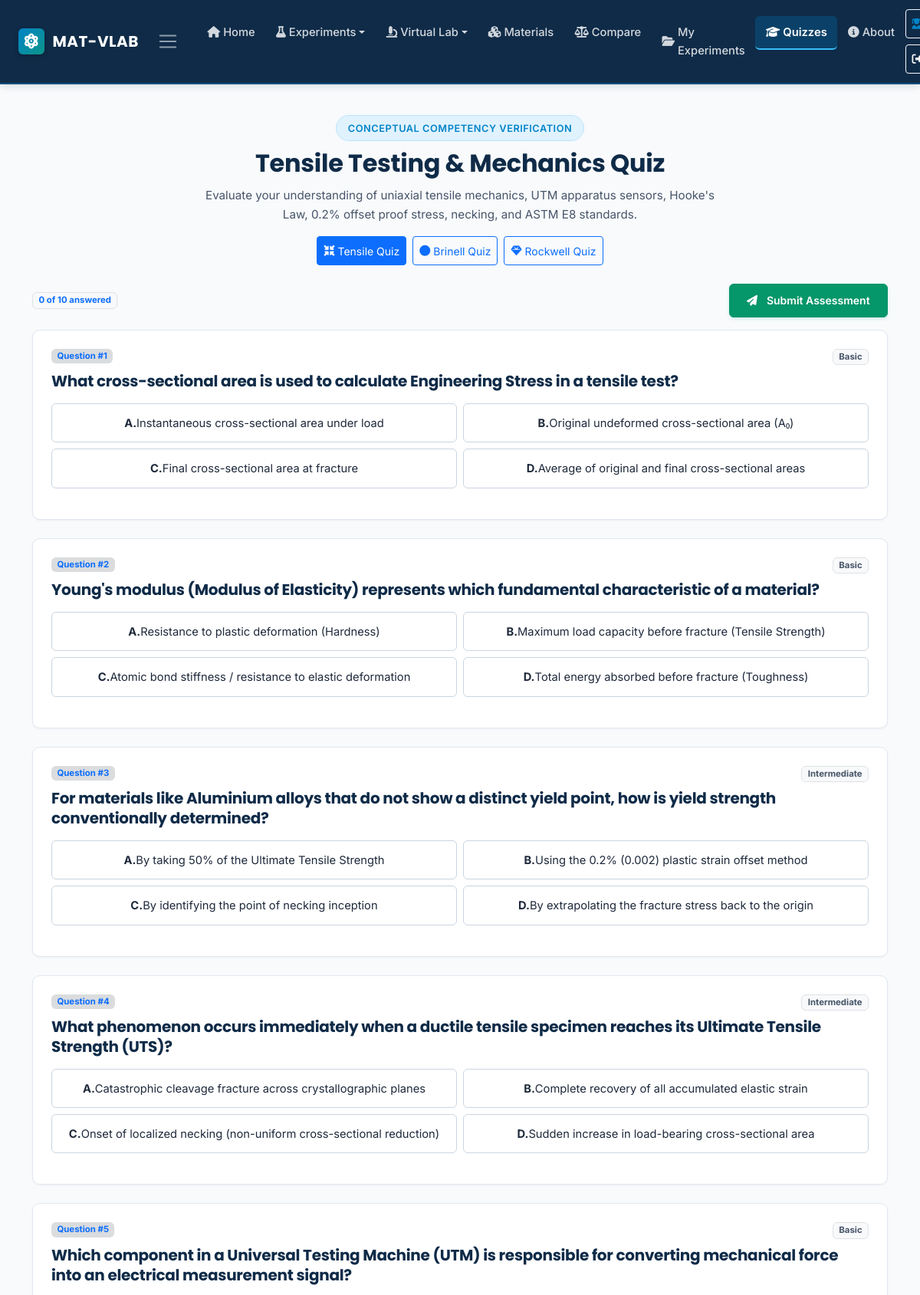
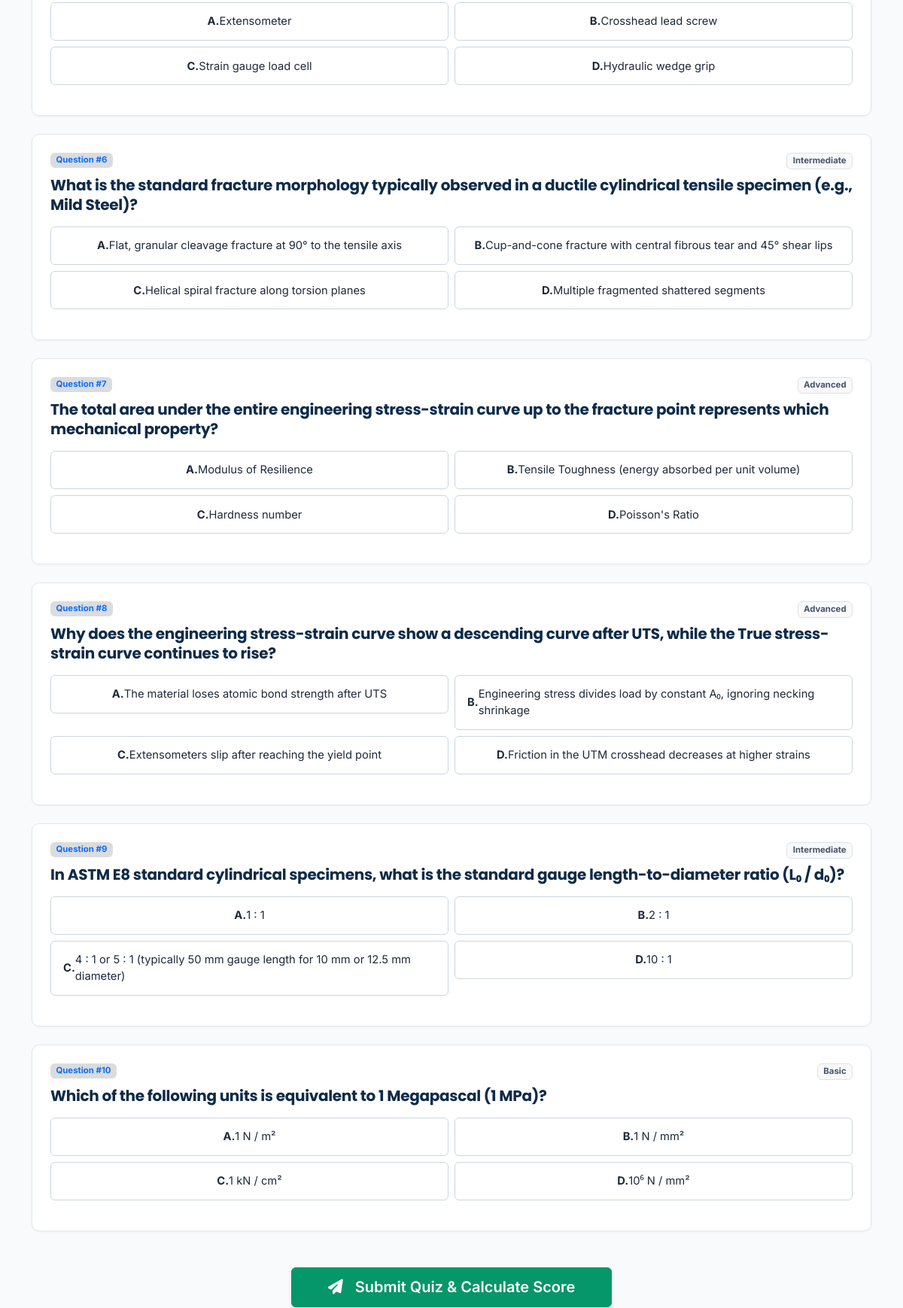
The page /quizzes (signed in, upper part) on the database its author committed (2 pictures, top to bottom).
### tables this page shows
CREATE TABLE quiz_questions (
        id INTEGER PRIMARY KEY AUTOINCREMENT,
        experiment_type TEXT NOT NULL,
        question TEXT NOT NULL,
        option_a TEXT NOT NULL,
        option_b TEXT NOT NULL,
        option_c TEXT NOT NULL,
        option_d TEXT NOT NULL,
        correct_option TEXT NOT NULL, -- 'A', 'B', 'C', or 'D'
        explanation TEXT NOT NULL,
        difficulty TEXT DEFAULT 'Intermediate'
    );

### app.py (the view)
@app.route('/quizzes')
@login_required
def quizzes():
    exp_type = request.args.get('type', 'tensile').lower()
    if exp_type not in ['tensile', 'brinell', 'rockwell']:
        exp_type = 'tensile'
    q_list = get_quiz_questions(experiment_type=exp_type, limit=10)
    return render_template('quizzes.html', active_page='quizzes', questions=q_list, experiment_type=exp_type)

### app.py (called while the page is built)
def login_required(f):
    @wraps(f)
    def decorated_function(*args, **kwargs):
        if not session.get('student_name'):
            flash("Please enter your name and institution to access the laboratory.", "info")
            return redirect(url_for('index', next=request.path))
        return f(*args, **kwargs)
    return decorated_function

@app.context_processor
def inject_student_context():
    name = session.get('student_name')
    university = session.get('university')
    student = None
    if name:
        student = {
            'name': name,
            'university': university or 'Engineering Institution',
            'session_id': session.get('session_id')
        }
    return {
        'current_student': student,
        'is_logged_in': bool(student),
        'is_admin': bool(session.get('is_admin'))
    }

### models/database.py (called while the page is built)
def get_database_path():
    path = os.environ.get('DATABASE_PATH')
    if not path:
        base_dir = os.path.dirname(os.path.dirname(os.path.abspath(__file__)))
        path = os.path.join(base_dir, 'materials.db')
    return os.path.abspath(path)

def get_database_url():
    url = os.environ.get('DATABASE_URL')
    if url:
        url = url.strip()
        if url.startswith('postgres://'):
            url = 'postgresql://' + url[len('postgres://'):]
        if url:
            return url
    return None

def get_db_connection():
    pg_url = get_database_url()
    if pg_url:
        try:
            import psycopg2
        except ImportError:
            try:
                import psycopg as psycopg2
            except ImportError:
                raise ImportError(
                    "PostgreSQL DATABASE_URL is configured, but 'psycopg2' (or 'psycopg') is not installed. "
                    "Please ensure 'psycopg2-binary' is in requirements.txt and installed."
                )
        raw_conn = psycopg2.connect(pg_url)
        return PgConnection(raw_conn)
    else:
        db_path = get_database_path()
        parent_dir = os.path.dirname(db_path)
        if parent_dir and not os.path.exists(parent_dir):
            os.makedirs(parent_dir, exist_ok=True)
        conn = sqlite3.connect(db_path)
        conn.row_factory = sqlite3.Row
        return conn

### templates/quizzes.html (shortened to what this page needs)
{% extends "base.html" %}
{% block content %}
<div class="container py-4">
  <div class="text-center mb-4">
    <span class="badge-lab mb-2">Conceptual Competency Verification</span>
    <h1 class="fw-bold text-navy fs-2">
      {% if experiment_type == 'brinell' %}
        Brinell Hardness Testing Quiz
      {% elif experiment_type == 'rockwell' %}
        Rockwell Hardness Testing Quiz
      {% else %}
        Tensile Testing &amp; Mechanics Quiz
      {% endif %}
    </h1>
    <p class="text-secondary mx-auto" style="max-width: 680px;">
      {% if experiment_type == 'brinell' %}
        Verify your mastery of Brinell spherical indentation geometry, $P/D^2$ loading ratios, minimum specimen thickness ($t \ge 8h$), and validity limits ($0.24 \le d/D \le 0.60$).
      {% elif experiment_type == 'rockwell' %}
        Test your knowledge of Rockwell preliminary preload ($F_0=10$ kgf), minor vs total load, HRC diamond cone vs HRB ball indenter, and depth measurement formulas ($HR = N - e/0.002$).
      {% else %}
        Evaluate your understanding of uniaxial tensile mechanics, UTM apparatus sensors, Hooke's Law, 0.2% offset proof stress, necking, and ASTM E8 standards.
      {% endif %}
    </p>
    <div class="d-flex justify-content-center gap-2 mt-3 flex-wrap">
      <a href="{{ url_for('quizzes', type='tensile') }}" class="btn btn-sm {% if experiment_type == 'tensile' or not experiment_type %}btn-primary{% else %}btn-outline-primary{% endif %}">
        <i class="fas fa-compress-arrows-alt me-1"></i> Tensile Quiz
      </a>
      <a href="{{ url_for('quizzes', type='brinell') }}" class="btn btn-sm {% if experiment_type == 'brinell' %}btn-primary{% else %}btn-outline-primary{% endif %}">
        <i class="fas fa-circle me-1"></i> Brinell Quiz
      </a>
      <a href="{{ url_for('quizzes', type='rockwell') }}" class="btn btn-sm {% if experiment_type == 'rockwell' %}btn-primary{% else %}btn-outline-primary{% endif %}">
        <i class="fas fa-gem me-1"></i> Rockwell Quiz
      </a>
    </div>
  </div>
  <div class="d-flex justify-content-between align-items-center mb-3">
    <span id="quiz-answered-count" class="badge bg-light text-primary border">
      0 of {{ questions|length }} answered
    </span>
    <button type="button" class="btn btn-sm btn-lab-success" onclick="submitQuiz()">
      <i class="fas fa-paper-plane me-1"></i> Submit Assessment
    </button>
  </div>
  <div class="d-flex flex-column gap-4 mb-5" id="questions-container">
    {% for q in questions %}
    <div class="lab-card p-4" id="quiz-card-{{ q.id }}">
      <div class="d-flex justify-content-between align-items-start mb-2">
        <span class="badge bg-secondary bg-opacity-25 text-primary">Question #{{ loop.index }}</span>
        <span class="badge bg-light text-secondary border">{{ q.difficulty }}</span>
      </div>
      <h5 class="text-navy fw-bold mb-3">{{ q.question }}</h5>
      <div class="row g-2 mb-3">
        <div class="col-md-6">
          <button type="button" class="btn form-lab-control w-100 text-start quiz-option-btn" id="opt-{{ q.id }}-A" data-option="A" onclick="selectOption({{ q.id }}, 'A')">
            <strong>A.</strong> {{ q.option_a }}
          </button>
        </div>
        <div class="col-md-6">
          <button type="button" class="btn form-lab-control w-100 text-start quiz-option-btn" id="opt-{{ q.id }}-B" data-option="B" onclick="selectOption({{ q.id }}, 'B')">
            <strong>B.</strong> {{ q.option_b }}
          </button>
        </div>
        <div class="col-md-6">
          <button type="button" class="btn form-lab-control w-100 text-start quiz-option-btn" id="opt-{{ q.id }}-C" data-option="C" onclick="selectOption({{ q.id }}, 'C')">
            <strong>C.</strong> {{ q.option_c }}
          </button>
        </div>
        <div class="col-md-6">
          <button type="button" class="btn form-lab-control w-100 text-start quiz-option-btn" id="opt-{{ q.id }}-D" data-option="D" onclick="selectOption({{ q.id }}, 'D')">
            <strong>D.</strong> {{ q.option_d }}
          </button>
        </div>
      </div>
    </div>
    {% endfor %}
  </div>
  <div class="text-center">
    <button type="button" class="btn btn-lg btn-lab-success px-5" onclick="submitQuiz()">
      <i class="fas fa-paper-plane me-2"></i> Submit Quiz &amp; Calculate Score
    </button>
  </div>
</div>
{% endblock %}

### static/css/style.css (style rules this page uses)
:root { --bg-primary: #f8fafc; --bg-secondary: #f1f5f9; --bg-card: #ffffff; --bg-card-hover: #fcfdfe; --bg-input: #ffffff; --border-color: #e2e8f0; --border-strong: #cbd5e1; --primary-navy: #0f2b48; --primary-navy-hover: #091a2c; --steel-blue: #2b6cb0; --steel-blue-hover: #1e4e82; --steel-blue-light: #ebf4ff; --accent-teal: #0d9488; --accent-cyan: #0284c7; --color-success: #059669; --color-success-bg: #ecfdf5; --color-success-border: #a7f3d0; --color-warning: #d97706; --color-warning-bg: #fffbeb; --color-warning-border: #fde68a; --color-danger: #dc2626; --color-danger-bg: #fef2f2; --color-danger-border: #fecaca; --color-info: #0284c7; --color-info-bg: #f0f9ff; --color-info-border: #bae6fd; --color-purple: #7c3aed; --text-main: #1e293b; --text-secondary: #475569; --text-muted: #64748b; --text-light: #94a3b8; --text-white: #ffffff; --font-heading: 'Poppins', system-ui, -apple-system, sans-serif; --font-body: 'Inter', system-ui, -apple-system, sans-serif; --font-mono: 'JetBrains Mono', 'SF Mono', Consolas, Menlo, monospace; --shadow-sm: 0 1px 3px rgba(15, 43, 72, 0.05); --shadow-md: 0 4px 12px rgba(15, 43, 72, 0.07); --shadow-lg: 0 10px 25px rgba(15, 43, 72, 0.10); --radius-sm: 6px; --radius-md: 10px; --radius-lg: 14px; }
*, *::before, *::after { box-sizing: border-box; }
html, body { overflow-x: hidden; width: 100%; }
body { font-family: var(--font-body); background-color: var(--bg-primary); color: var(--text-main); min-height: 100vh; display: flex; flex-direction: column; line-height: 1.65; font-size: 0.95rem; -webkit-font-smoothing: antialiased; -moz-osx-font-smoothing: grayscale; }
h1, h2, h3, h4, h5, h6, .h1, .h2, .h3, .h4, .h5, .h6 { font-family: var(--font-heading); color: var(--primary-navy); font-weight: 700; line-height: 1.3; letter-spacing: -0.3px; }
p { margin-bottom: 1rem; color: var(--text-main); }
.text-navy { color: var(--primary-navy) !important; }
.text-secondary { color: var(--text-secondary) !important; }
a { color: var(--steel-blue); text-decoration: none; transition: color 0.2s ease; }
.badge-lab { display: inline-flex; align-items: center; gap: 0.5rem; background: #e0f2fe; color: var(--accent-cyan); border: 1px solid #bae6fd; padding: 0.35rem 0.9rem; border-radius: 9999px; font-size: 0.8rem; font-weight: 600; letter-spacing: 0.5px; text-transform: uppercase; }
.lab-card { background-color: var(--bg-card); border: 1px solid var(--border-color); border-radius: var(--radius-md); padding: 1.5rem; box-shadow: var(--shadow-sm); transition: all 0.25s ease; position: relative; overflow: hidden; }
.btn-lab-success { background-color: var(--color-success); border: 1px solid var(--color-success); color: #ffffff !important; font-family: var(--font-body); font-weight: 600; padding: 0.65rem 1.4rem; border-radius: var(--radius-sm); display: inline-flex; align-items: center; justify-content: center; gap: 0.5rem; transition: all 0.2s ease; box-shadow: 0 2px 4px rgba(5, 150, 105, 0.15); min-height: 42px; }
.form-lab-control { background-color: #ffffff; border: 1px solid var(--border-strong); color: var(--text-main); padding: 0.6rem 0.85rem; border-radius: var(--radius-sm); font-family: var(--font-body); font-size: 0.92rem; transition: border-color 0.2s ease, box-shadow 0.2s ease; min-height: 42px; }
.quiz-option-btn { background-color: #ffffff; border: 1.5px solid var(--border-strong); color: var(--text-main); padding: 0.85rem 1rem; border-radius: var(--radius-sm); font-family: var(--font-body); transition: all 0.2s ease; min-height: 48px; cursor: pointer; }
.form-lab-control, .form-select, .form-control, .input-group-text { min-height: 44px; }
.btn { min-height: 44px; display: inline-flex; align-items: center; justify-content: center; }
.btn-sm { min-height: 38px; }

### rows shown on the page
quiz_questions: difficulty "Basic", question "What cross-sectional area is used to calculate Engineering Stress in a tensile test?", option_a "Instantaneous cross-sectional area under load", option_b "Original undeformed cross-sectional area (A₀)", option_c "Final cross-sectional area at fracture", option_d "Average of original and final cross-sectional areas"
quiz_questions: difficulty "Basic", question "Young's modulus (Modulus of Elasticity) represents which fundamental characteristic of a material?", option_a "Resistance to plastic deformation (Hardness)", option_b "Maximum load capacity before fracture (Tensile Strength)", option_c "Atomic bond stiffness / resistance to elastic deformation", option_d "Total energy absorbed before fracture (Toughness)"
quiz_questions: difficulty "Intermediate", question "For materials like Aluminium alloys that do not show a distinct yield point, how is yield strength conventionally determined?", option_a "By taking 50% of the Ultimate Tensile Strength", option_b "Using the 0.2% (0.002) plastic strain offset method", option_c "By identifying the point of necking inception", option_d "By extrapolating the fracture stress back to the origin"
quiz_questions: difficulty "Intermediate", question "What phenomenon occurs immediately when a ductile tensile specimen reaches its Ultimate Tensile Strength (UTS)?", option_a "Catastrophic cleavage fracture across crystallographic planes", option_b "Complete recovery of all accumulated elastic strain", option_c "Onset of localized necking (non-uniform cross-sectional reduction)", option_d "Sudden increase in load-bearing cross-sectional area"
quiz_questions: difficulty "Basic", question "Which component in a Universal Testing Machine (UTM) is responsible for converting mechanical force into an electrical measurement signal?", option_a "Extensometer", option_b "Crosshead lead screw", option_c "Strain gauge load cell", option_d "Hydraulic wedge grip"
quiz_questions: difficulty "Intermediate", question "What is the standard fracture morphology typically observed in a ductile cylindrical tensile specimen (e.g., Mild Steel)?", option_a "Flat, granular cleavage fracture at 90° to the tensile axis", option_b "Cup-and-cone fracture with central fibrous tear and 45° shear lips", option_c "Helical spiral fracture along torsion planes", option_d "Multiple fragmented shattered segments"
quiz_questions: difficulty "Advanced", question "The total area under the entire engineering stress-strain curve up to the fracture point represents which mechanical property?", option_a "Modulus of Resilience", option_b "Tensile Toughness (energy absorbed per unit volume)", option_c "Hardness number", option_d "Poisson's Ratio"
quiz_questions: difficulty "Advanced", question "Why does the engineering stress-strain curve show a descending curve after UTS, while the True stress-strain curve continues to rise?", option_a "The material loses atomic bond strength after UTS", option_b "Engineering stress divides load by constant A₀, ignoring necking shrinkage", option_c "Extensometers slip after reaching the yield point", option_d "Friction in the UTM crosshead decreases at higher strains"
quiz_questions: difficulty "Intermediate", question "In ASTM E8 standard cylindrical specimens, what is the standard gauge length-to-diameter ratio (L₀ / d₀)?", option_a "1 : 1", option_b "2 : 1", option_c "4 : 1 or 5 : 1 (typically 50 mm gauge length for 10 mm or 12.5 mm diameter)", option_d "10 : 1"
quiz_questions: difficulty "Basic", question "Which of the following units is equivalent to 1 Megapascal (1 MPa)?", option_a "1 N / m²", option_b "1 N / mm²", option_c "1 kN / cm²", option_d "10⁶ N / mm²"

### other values the page prints
{{ questions|length }} "10"
